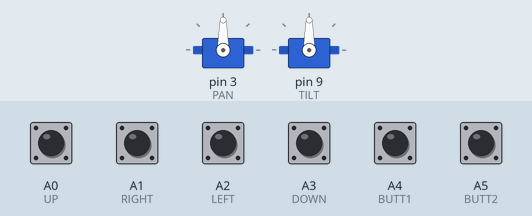
Bench run of a sketch on a simulated Arduino Uno, built with avr-gcc and run on an emulated ATmega328P. On the bench: 2 × servo. Inputs (shaded band) come from the test bench; at power-on: A0 (UP), A1 (RIGHT), A2 (LEFT), A3 (DOWN), A4 (BUTT1), A5 (BUTT2) HIGH. What the sketch prints to the serial monitor is not drawn.

Above: at 1.2 s.
1.3 s: A0 (UP) pulled LOW for 1 s
At 2.6 s:
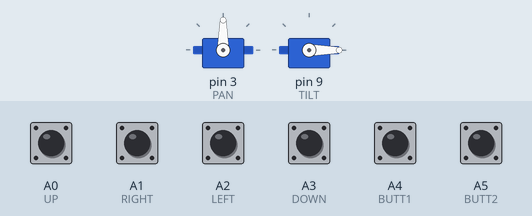
3.8 s: A1 (RIGHT) pulled LOW for 0.15 s
At 5.0 s:
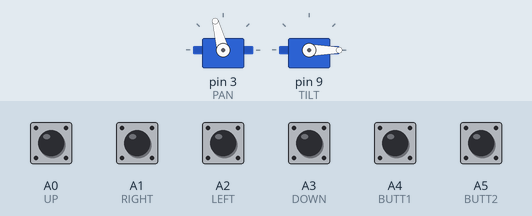
5.4 s: A2 (LEFT) pulled LOW for 1 s
At 7.2 s:
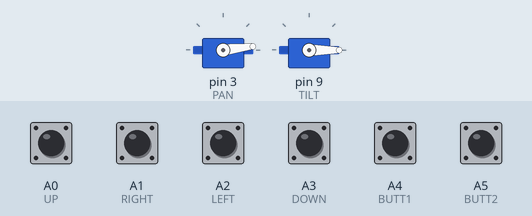
7.9 s: A3 (DOWN) pulled LOW for 1 s
At 9.2 s:
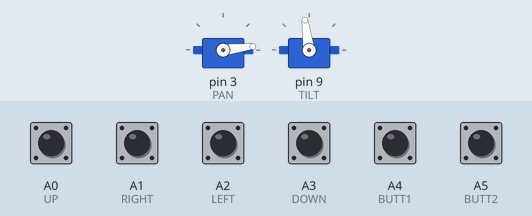
10.4 s: A3 (DOWN) pulled LOW for 0.15 s
At 11.0 s:
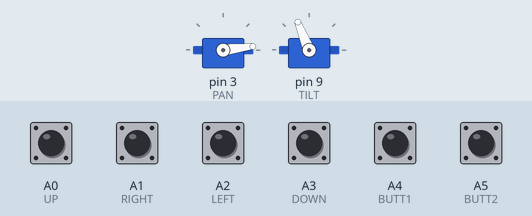
12.0 s: A1 (RIGHT) pulled LOW for 1 s
At 13.5 s:
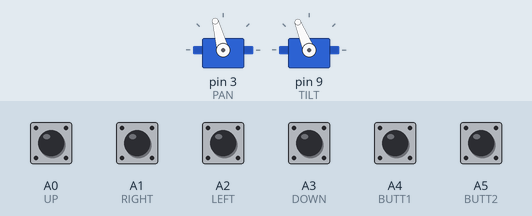
Timing chart, 0 to 15.0 s (numbered marks = the images above; inputs shaded):
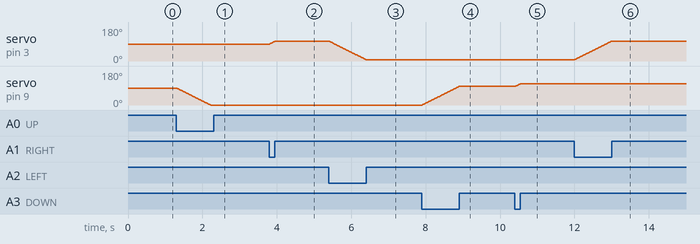

Measured:
- after the input at 1.3 s, servo on pin 9 (TILT): moves from 90° to 0° over 0.92 s, starting at once
- after the input at 3.8 s, servo on pin 3 (PAN): 90° → 105° at once
- after the input at 5.4 s, servo on pin 3 (PAN): moves from 105° to 7° over 0.99 s, starting at once
- after the input at 7.9 s, servo on pin 9 (TILT): moves from 0° to 98° over 0.99 s, starting at once
- after the input at 10.4 s, servo on pin 9 (TILT): 98° → 112° at once
- after the input at 12.0 s, servo on pin 3 (PAN): moves from 7° to 105° over 0.99 s, starting at once

The sketch:

joystick.ino
```cpp
#define UP A0
#define DOWN A3
#define LEFT A2
#define RIGHT A1
#define BUTT1 A4
#define BUTT2 A5

#define PAN 3
#define TILT 9

#include <Servo.h>

Servo pan;
Servo tilt;

int pan_val = 90;
int tilt_val = 90;

void setup()
{
	//joystick stuff
	Serial.begin(9600);
	Serial.println("started");
	pinMode(UP,INPUT);
	pinMode(DOWN,INPUT);
	pinMode(LEFT,INPUT);
	pinMode(RIGHT,INPUT);
	pinMode(BUTT1,INPUT);
	pinMode(BUTT2,INPUT);
	digitalWrite(UP,HIGH);
	digitalWrite(DOWN,HIGH);
	digitalWrite(LEFT,HIGH);
	digitalWrite(RIGHT,HIGH);
	digitalWrite(BUTT1,HIGH);
	digitalWrite(BUTT2,HIGH);

	//servos
	pan.attach(PAN);
	tilt.attach(TILT);

	pan.write(pan_val);
	tilt.write(tilt_val);
}

void loop()
{
	//buttons
	if(digitalRead(BUTT1)==LOW)
		Serial.println("butt1");
	if(digitalRead(BUTT2)==LOW)
		Serial.println("butt2");

	//joystick
	if(digitalRead(UP)==HIGH)
		tilt_val += 1;
	if(digitalRead(DOWN)==HIGH)
		tilt_val -= 1;
	if(digitalRead(LEFT)==HIGH)
		pan_val += 1;
	if(digitalRead(RIGHT)==HIGH)
		pan_val -= 1;

	//limits
	if(tilt_val>180)
		tilt_val = 180;
	if(tilt_val<0)
		tilt_val = 0;
	if(pan_val>180)
		pan_val = 180;
	if(pan_val<0)
		pan_val = 0;

	//write the values to the servos
	pan.write(pan_val);
	tilt.write(tilt_val);

	//debug
	/*
	Serial.print("pan:");
	Serial.println(pan_val);
	Serial.print("tilt:");
	Serial.println(tilt_val);
	*/

	//wait a bit to stop things happening too fast
	delay(10);
}
```
